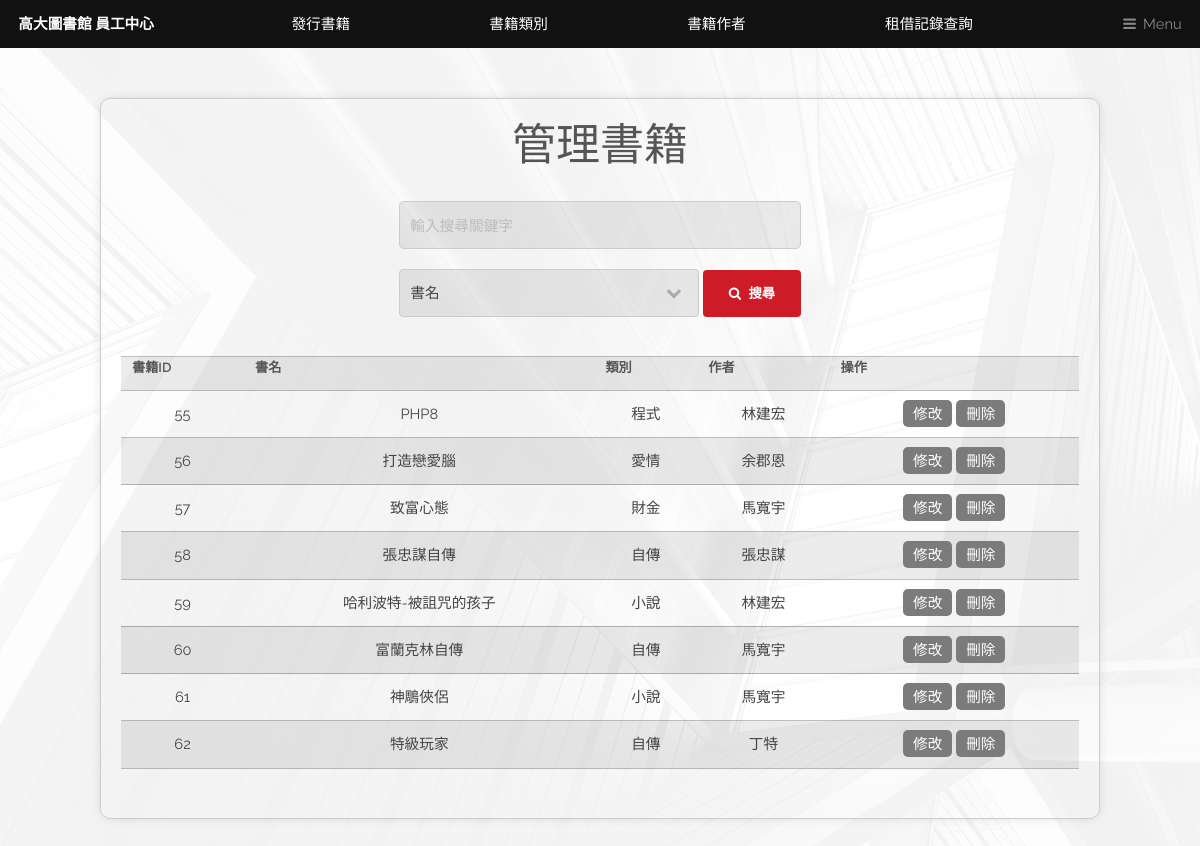
/adminWEB/admin_manage_book.php, run on the app's committed database.
### tables this page shows
CREATE TABLE `book` (
  `bookid` int(11) NOT NULL,
  `bookname` varchar(255) DEFAULT NULL,
  `image` varchar(50) NOT NULL,
  `catId` int(11) DEFAULT NULL,
  `authorId` int(11) DEFAULT NULL,
  `status` tinyint(1) DEFAULT 0,
  `borrowdate` date DEFAULT NULL,
  `returndate` date DEFAULT NULL
);

CREATE TABLE `category` (
  `catId` int(11) NOT NULL,
  `catname` varchar(255) DEFAULT NULL
);

CREATE TABLE `author` (
  `authorId` int(11) NOT NULL,
  `authorname` varchar(255) DEFAULT NULL,
  `authorBirthday` timestamp NULL DEFAULT NULL
);

### adminWEB/admin_manage_book.php (the view, shortened to what this page needs)
<?php
$servername = "localhost";
$username = "root";
$password = "";
$dbname = "phpfinal_library";
$conn = new mysqli($servername, $username, $password, $dbname);
$records_per_page = 20;
if (isset($_GET['page']) && is_numeric($_GET['page'])) {
    $current_page = intval($_GET['page']);
} else {
    $current_page = 1;
}
$search_keyword = isset($_GET['search_keyword']) ? $conn->real_escape_string($_GET['search_keyword']) : '';
$search_field = isset($_GET['search_field']) ? $conn->real_escape_string($_GET['search_field']) : 'bookname';
$offset = ($current_page - 1) * $records_per_page;
$sql = "SELECT SQL_CALC_FOUND_ROWS book.bookId, book.bookname, category.catname, author.authorname
        FROM book
        JOIN category ON book.catId = category.catId
        JOIN author ON book.authorId = author.authorId
        WHERE {$search_field} LIKE '%{$search_keyword}%'
        LIMIT {$offset}, {$records_per_page}";
$result = $conn->query($sql);
?>
<!DOCTYPE html>
<html lang="en">
<?php include("head.inc"); ?>
<head>
</head>
<body class="is-preload">
<?php include("list.inc");?>
<div class="main-content">
    <h1>管理書籍</h1>
    <form action="admin_manage_book.php" method="get">
        <input type="text" name="search_keyword" placeholder="輸入搜尋關鍵字">
        <select name="search_field">
            <option value="bookname">書名</option>
        </select>
        <button type="submit"  class="button primary icon fa-search">搜尋</button>
    </form>
    <div id="bookTable">
        <?php
        if ($result->num_rows > 0) {
            echo "<table>
                    <tr>
                        <th>書籍ID</th>
                        <th>書名</th>
                        <th>類別</th>
                        <th>作者</th>
                        <th>操作</th>
                    </tr>";
            while ($row = $result->fetch_assoc()) {
                echo "<tr>
                        <td>" . htmlspecialchars($row['bookId']) . "</td>
                        <td>" . htmlspecialchars($row['bookname']) . "</td>
                        <td>" . htmlspecialchars($row['catname']) . "</td>
                        <td>" . htmlspecialchars($row['authorname']) . "</td>
                        <td class='action-buttons'>
                            <a href='admin_edit_book.php?bookId=" . htmlspecialchars($row['bookId']) . "'>修改</a>
                            <a href='admin_manage_book.php?delete=" . htmlspecialchars($row['bookId']) . "' onclick=\"return confirm('確定要刪除這本書嗎？')\">刪除</a>
                        </td>
                    </tr>";
            }
            echo "</table>";
        } else {
            echo "<p>沒有找到符合條件的書籍。</p>";
        }
        ?>
    </div>
</div>
</body>
</html>

### adminWEB/admin_manage_book.php (style rules this page uses)
.main-content { text-align: center; margin: 50px auto; max-width: 1000px; padding: 20px; border: 1px solid #ccc; border-radius: 10px; box-shadow: 0 0 10px rgba(0,0,0,0.1); }
.main-content h1 { margin-bottom: 20px; }
.main-content form { display: inline-block; text-align: left; }
.main-content form label, .main-content form input[type="text"], .main-content form input[type="submit"] { display: block; width: 100%; margin-bottom: 10px; }
.main-content form input[type="text"] { padding: 10px; border: 1px solid #ccc; border-radius: 5px; }
input[type="text"], select { width: 300px; padding: 10px; margin: 10px 0; display: inline-block; border: 1px solid #ccc; border-radius: 4px; box-sizing: border-box; }
.action-buttons a { background-color: #7B7B7B; color: white; border: none; border-radius: 5px; padding: 5px 10px; cursor: pointer; text-decoration: none; }

### data on the page
book: bookid "55", bookname "PHP8", catId.catname "程式", authorId.authorname "林建宏"
book: bookid "56", bookname "打造戀愛腦", catId.catname "愛情", authorId.authorname "余郡恩"
book: bookid "57", bookname "致富心態", catId.catname "財金", authorId.authorname "馬寬宇"
book: bookid "58", bookname "張忠謀自傳", catId.catname "自傳", authorId.authorname "張忠謀"
book: bookid "59", bookname "哈利波特-被詛咒的孩子", catId.catname "小說", authorId.authorname "林建宏"
book: bookid "60", bookname "富蘭克林自傳", catId.catname "自傳", authorId.authorname "馬寬宇"
book: bookid "61", bookname "神鵰俠侶", catId.catname "小說", authorId.authorname "馬寬宇"
book: bookid "62", bookname "特級玩家", catId.catname "自傳", authorId.authorname "丁特"
